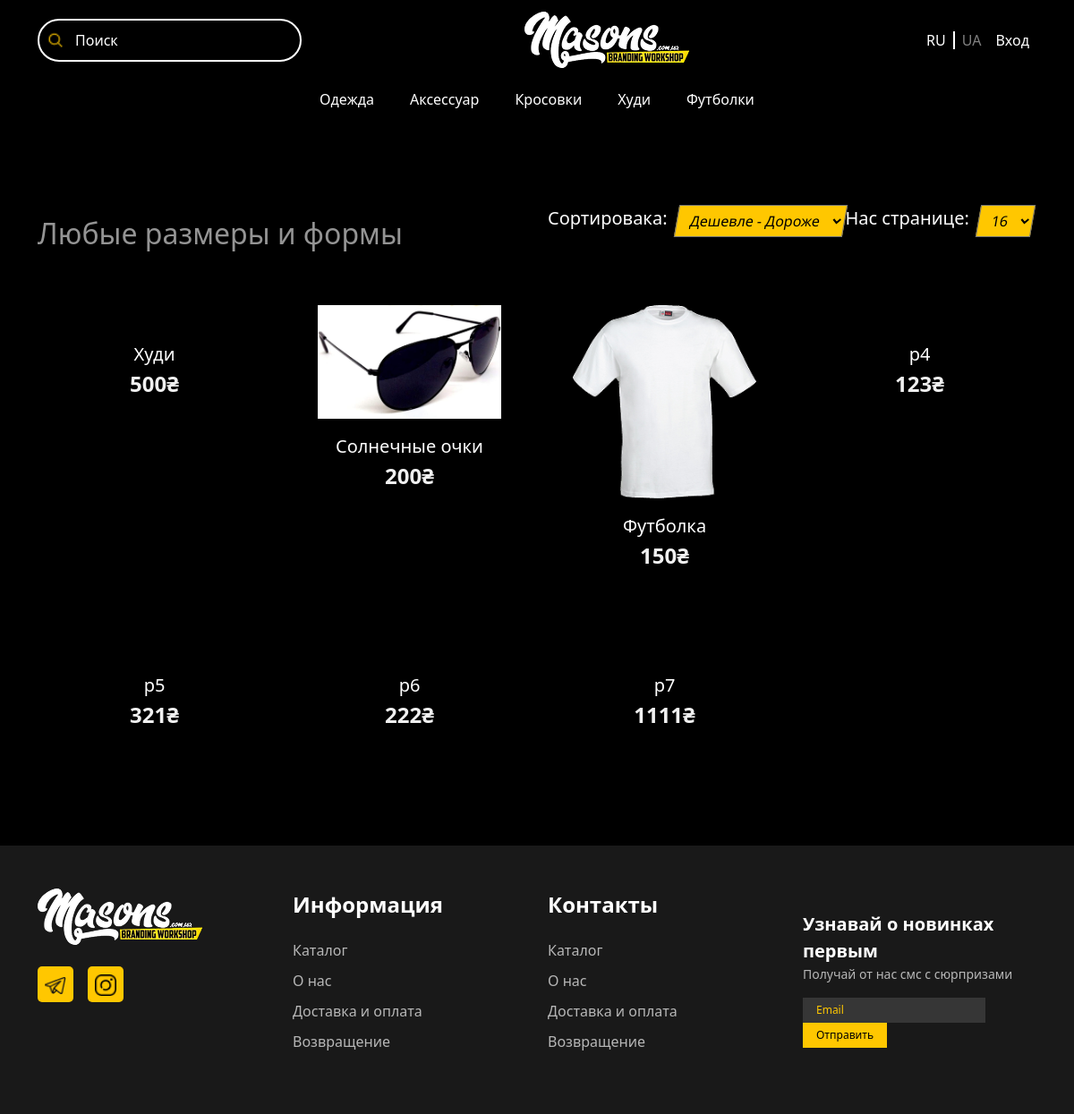
The app's page /search/, older data.
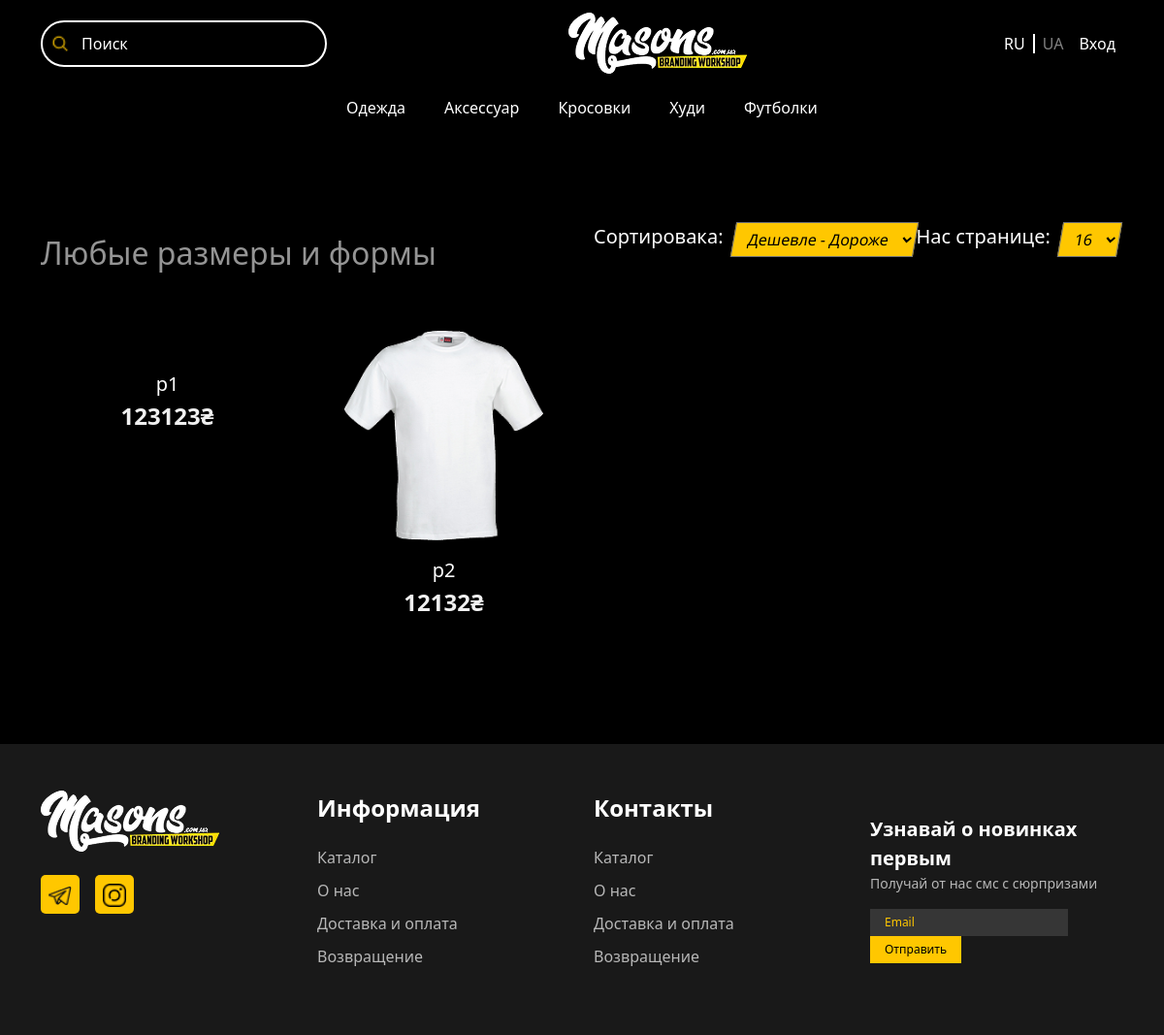
The same page, newer data.
### products/models.py (models this page shows, shortened)
class TagsModel(models.Model):
    tag_name = models.CharField(max_length=50)

class ProdutsModel(models.Model):
    name = models.CharField(max_length=100)
    img = models.ImageField(upload_to='products/')
    description = models.TextField(max_length=500)
    price = models.PositiveIntegerField()
    tags = models.ManyToManyField(TagsModel)
    colors = models.ManyToManyField(ColorsModel)
    sizes = models.ManyToManyField(SizesModel)
    updated_at = models.DateTimeField(auto_now=True)
    created_at = models.DateTimeField(auto_now_add=True)

### main/views.py (the view, shortened to what this page needs)
# urls.py: path('search/', search_view, name='search'),
def search_view(request):
    q = request.GET.get('q')
    show = request.GET.get('show')
    sort = request.GET.get('sort', None)
    products = ProdutsModel.objects.all()
    if q:
        products = products.filter(name__contains=q)
    paginate_by = 16
    if show:
        paginate_by = int(show)
    paginator = Paginator(products, paginate_by)
    page_number = request.GET.get('page')
    page_obj = paginator.get_page(page_number)
    context = {
        'page_obj': page_obj
    }
    return render(request, 'category.html', context)

### main/templatetags/custom_tags.py (called while the page is built)
@register.simple_tag
def category_tags():
    return TagsModel.objects.all()

### templates/category.html (shortened to what this page needs)
{% extends 'base.html' %}
{% load static %}
{% block content %}
  {% include 'components/navbar.html' %}
  {% include 'components/category-nav.html' %}
  <div class="container content categories">
    <div class="row pt-5 mt-5">
      <div class="col-6">
        <p class="cat-subtitle">Любые размеры и формы</p>
      </div>
      <div class="col-6">
        <form method="get" class="filter-form row">
          <div class="col-7 d-flex">
            <label for="">Сортировака:</label>
            <select name="sort" id="" onchange="submit()">
              <option value="1" {% if request.GET.sort == '1' %}selected{% endif %}>Дешевле - Дороже</option>
            </select>
          </div>
          <div class="col-5 d-flex">
            <label for="">Нас странице:</label>
            <select name="show" onchange="submit()" id="">
              <option value="16" {% if request.GET.show == '16' %}selected{% endif %}>16</option>
            </select>
          </div>
        </form>
      </div>
    </div>
    <div class="row pb-5 mb-5">
      {% for product in page_obj  %}
      <div class="col-3 p-3 product">
        <a href="{% url 'main:detail' id=product.id %}">
          <div class="p-4 pb-2">
            <img class="img-fluid w-100" src="{{product.img.url}}" alt="" />
          </div>
          <p class="product-name text-center mt-2 mb-0">{{product.name}}</p>
          <p class="product-price text-center">{{product.price}}₴</p>
        </a>
      </div>
      {%empty%}
      <p class="text-center text-white mt-5">Ничего не найдено</p>
      {% endfor %}
    </div>
</div>
{% endblock %}

### templates/components/category-nav.html
{% load custom_tags %}
{% category_tags as tags %}
<div>
    <ul class="cat-nav list-unstyled d-flex justify-content-center mb-0">
        {% for tag in tags %}
        <li class="{% if category.id == tag.id %}active{%endif%}"><a class="p-2 d-inline-block" href="{% url 'main:category' id=tag.id %}">{{tag.tag_name}}</a></li>
        {% endfor %}
    </ul>
</div>

Row changes from the older to the newer data that the page shows:
removed ProdutsModel: name "Худи", price "500"
removed ProdutsModel: img (picture), name "Солнечные очки", price "200"
removed ProdutsModel: img (picture), name "Футболка", price "150"
removed ProdutsModel: name "p4", price "123"
removed ProdutsModel: name "p5", price "321"
removed ProdutsModel: name "p6", price "222"
removed ProdutsModel: name "p7", price "1111"
added ProdutsModel: name "p1", price "123123"
added ProdutsModel: img (picture), name "p2", price "12132"
